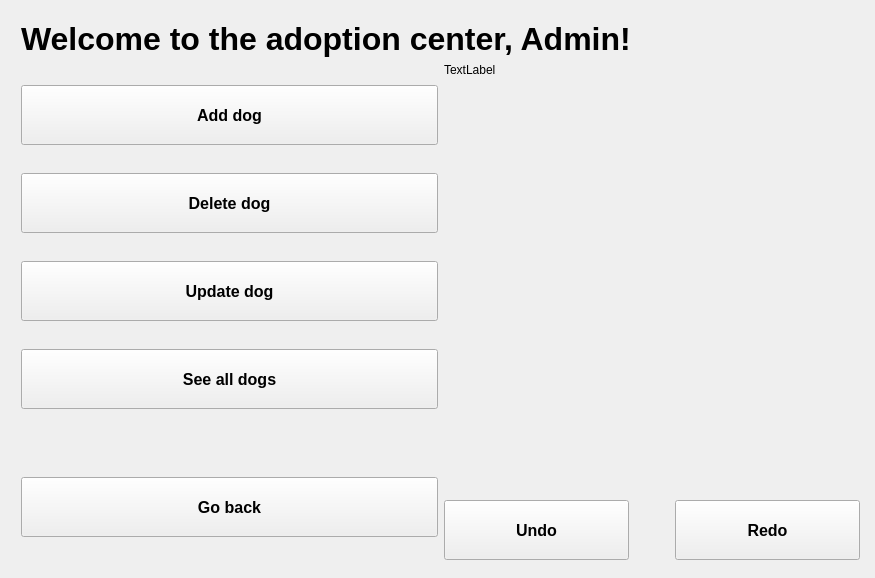
<?xml version="1.0" encoding="UTF-8"?>
<ui version="4.0">
 <class>AdminMenuWindowClass</class>
 <widget class="QMainWindow" name="AdminMenuWindowClass">
  <property name="geometry">
   <rect>
    <x>0</x>
    <y>0</y>
    <width>875</width>
    <height>578</height>
   </rect>
  </property>
  <property name="windowTitle">
   <string>AdminMenuWindow</string>
  </property>
  <widget class="QWidget" name="centralWidget">
   <widget class="QWidget" name="verticalLayoutWidget">
    <property name="geometry">
     <rect>
      <x>10</x>
      <y>10</y>
      <width>861</width>
      <height>561</height>
     </rect>
    </property>
    <layout class="QVBoxLayout" name="verticalLayout">
     <item>
      <widget class="QLabel" name="label">
       <property name="font">
        <font>
         <pointsize>24</pointsize>
         <bold>true</bold>
        </font>
       </property>
       <property name="text">
        <string>Welcome to the adoption center, Admin!</string>
       </property>
      </widget>
     </item>
     <item>
      <layout class="QHBoxLayout" name="horizontalLayout">
       <item>
        <layout class="QVBoxLayout" name="verticalLayout_2">
         <item>
          <widget class="QPushButton" name="btnAdd">
           <property name="minimumSize">
            <size>
             <width>0</width>
             <height>60</height>
            </size>
           </property>
           <property name="font">
            <font>
             <pointsize>12</pointsize>
             <bold>true</bold>
            </font>
           </property>
           <property name="text">
            <string>Add dog</string>
           </property>
          </widget>
         </item>
         <item>
          <widget class="QPushButton" name="btnDelete">
           <property name="minimumSize">
            <size>
             <width>0</width>
             <height>60</height>
            </size>
           </property>
           <property name="font">
            <font>
             <pointsize>12</pointsize>
             <bold>true</bold>
            </font>
           </property>
           <property name="text">
            <string>Delete dog</string>
           </property>
          </widget>
         </item>
         <item>
          <widget class="QPushButton" name="btnUpdate">
           <property name="minimumSize">
            <size>
             <width>0</width>
             <height>60</height>
            </size>
           </property>
           <property name="font">
            <font>
             <pointsize>12</pointsize>
             <bold>true</bold>
            </font>
           </property>
           <property name="text">
            <string>Update dog</string>
           </property>
          </widget>
         </item>
         <item>
          <widget class="QPushButton" name="btnSeeAll">
           <property name="minimumSize">
            <size>
             <width>0</width>
             <height>60</height>
            </size>
           </property>
           <property name="font">
            <font>
             <pointsize>12</pointsize>
             <bold>true</bold>
            </font>
           </property>
           <property name="text">
            <string>See all dogs</string>
           </property>
          </widget>
         </item>
         <item>
          <spacer name="verticalSpacer_2">
           <property name="orientation">
            <enum>Qt::Orientation::Vertical</enum>
           </property>
           <property name="sizeType">
            <enum>QSizePolicy::Policy::Maximum</enum>
           </property>
           <property name="sizeHint" stdset="0">
            <size>
             <width>20</width>
             <height>40</height>
            </size>
           </property>
          </spacer>
         </item>
         <item>
          <widget class="QPushButton" name="btnBack">
           <property name="minimumSize">
            <size>
             <width>0</width>
             <height>60</height>
            </size>
           </property>
           <property name="font">
            <font>
             <pointsize>12</pointsize>
             <bold>true</bold>
            </font>
           </property>
           <property name="text">
            <string>Go back</string>
           </property>
          </widget>
         </item>
        </layout>
       </item>
       <item>
        <layout class="QVBoxLayout" name="verticalLayout_4">
         <item>
          <widget class="QLabel" name="label_2">
           <property name="text">
            <string>TextLabel</string>
           </property>
          </widget>
         </item>
         <item>
          <spacer name="verticalSpacer">
           <property name="orientation">
            <enum>Qt::Orientation::Vertical</enum>
           </property>
           <property name="sizeHint" stdset="0">
            <size>
             <width>20</width>
             <height>40</height>
            </size>
           </property>
          </spacer>
         </item>
         <item>
          <layout class="QHBoxLayout" name="horizontalLayout_2">
           <item>
            <widget class="QPushButton" name="btnUndo">
             <property name="minimumSize">
              <size>
               <width>0</width>
               <height>60</height>
              </size>
             </property>
             <property name="font">
              <font>
               <pointsize>12</pointsize>
               <bold>true</bold>
              </font>
             </property>
             <property name="text">
              <string>Undo</string>
             </property>
            </widget>
           </item>
           <item>
            <spacer name="horizontalSpacer">
             <property name="orientation">
              <enum>Qt::Orientation::Horizontal</enum>
             </property>
             <property name="sizeType">
              <enum>QSizePolicy::Policy::Maximum</enum>
             </property>
             <property name="sizeHint" stdset="0">
              <size>
               <width>40</width>
               <height>20</height>
              </size>
             </property>
            </spacer>
           </item>
           <item>
            <widget class="QPushButton" name="btnRedo">
             <property name="minimumSize">
              <size>
               <width>0</width>
               <height>60</height>
              </size>
             </property>
             <property name="font">
              <font>
               <pointsize>12</pointsize>
               <bold>true</bold>
              </font>
             </property>
             <property name="text">
              <string>Redo</string>
             </property>
            </widget>
           </item>
          </layout>
         </item>
        </layout>
       </item>
      </layout>
     </item>
    </layout>
   </widget>
  </widget>
 </widget>
 <layoutdefault spacing="6" margin="11"/>
 <resources/>
 <connections>
  <connection>
   <sender>btnAdd</sender>
   <signal>clicked()</signal>
   <receiver>AdminMenuWindowClass</receiver>
   <slot>btnAdd_clicked()</slot>
   <hints>
    <hint type="sourcelabel">
     <x>48</x>
     <y>93</y>
    </hint>
    <hint type="destinationlabel">
     <x>8</x>
     <y>102</y>
    </hint>
   </hints>
  </connection>
  <connection>
   <sender>btnDelete</sender>
   <signal>clicked()</signal>
   <receiver>AdminMenuWindowClass</receiver>
   <slot>btnDelete_clicked()</slot>
   <hints>
    <hint type="sourcelabel">
     <x>45</x>
     <y>211</y>
    </hint>
    <hint type="destinationlabel">
     <x>6</x>
     <y>211</y>
    </hint>
   </hints>
  </connection>
  <connection>
   <sender>btnUpdate</sender>
   <signal>clicked()</signal>
   <receiver>AdminMenuWindowClass</receiver>
   <slot>btnUpdate_clicked()</slot>
   <hints>
    <hint type="sourcelabel">
     <x>29</x>
     <y>272</y>
    </hint>
    <hint type="destinationlabel">
     <x>8</x>
     <y>277</y>
    </hint>
   </hints>
  </connection>
  <connection>
   <sender>btnSeeAll</sender>
   <signal>clicked()</signal>
   <receiver>AdminMenuWindowClass</receiver>
   <slot>btnSeeAll_clicked()</slot>
   <hints>
    <hint type="sourcelabel">
     <x>37</x>
     <y>358</y>
    </hint>
    <hint type="destinationlabel">
     <x>7</x>
     <y>384</y>
    </hint>
   </hints>
  </connection>
  <connection>
   <sender>btnBack</sender>
   <signal>clicked()</signal>
   <receiver>AdminMenuWindowClass</receiver>
   <slot>btnBack_clicked()</slot>
   <hints>
    <hint type="sourcelabel">
     <x>37</x>
     <y>511</y>
    </hint>
    <hint type="destinationlabel">
     <x>5</x>
     <y>522</y>
    </hint>
   </hints>
  </connection>
  <connection>
   <sender>btnUndo</sender>
   <signal>clicked()</signal>
   <receiver>AdminMenuWindowClass</receiver>
   <slot>btnUndo_clicked()</slot>
   <hints>
    <hint type="sourcelabel">
     <x>500</x>
     <y>536</y>
    </hint>
    <hint type="destinationlabel">
     <x>537</x>
     <y>573</y>
    </hint>
   </hints>
  </connection>
  <connection>
   <sender>btnRedo</sender>
   <signal>clicked()</signal>
   <receiver>AdminMenuWindowClass</receiver>
   <slot>btnRedo_clicked()</slot>
   <hints>
    <hint type="sourcelabel">
     <x>733</x>
     <y>546</y>
    </hint>
    <hint type="destinationlabel">
     <x>780</x>
     <y>572</y>
    </hint>
   </hints>
  </connection>
 </connections>
 <slots>
  <slot>btnAdd_clicked()</slot>
  <slot>btnDelete_clicked()</slot>
  <slot>btnUpdate_clicked()</slot>
  <slot>btnSeeAll_clicked()</slot>
  <slot>btnBack_clicked()</slot>
  <slot>btnUndo_clicked()</slot>
  <slot>btnRedo_clicked()</slot>
 </slots>
</ui>
